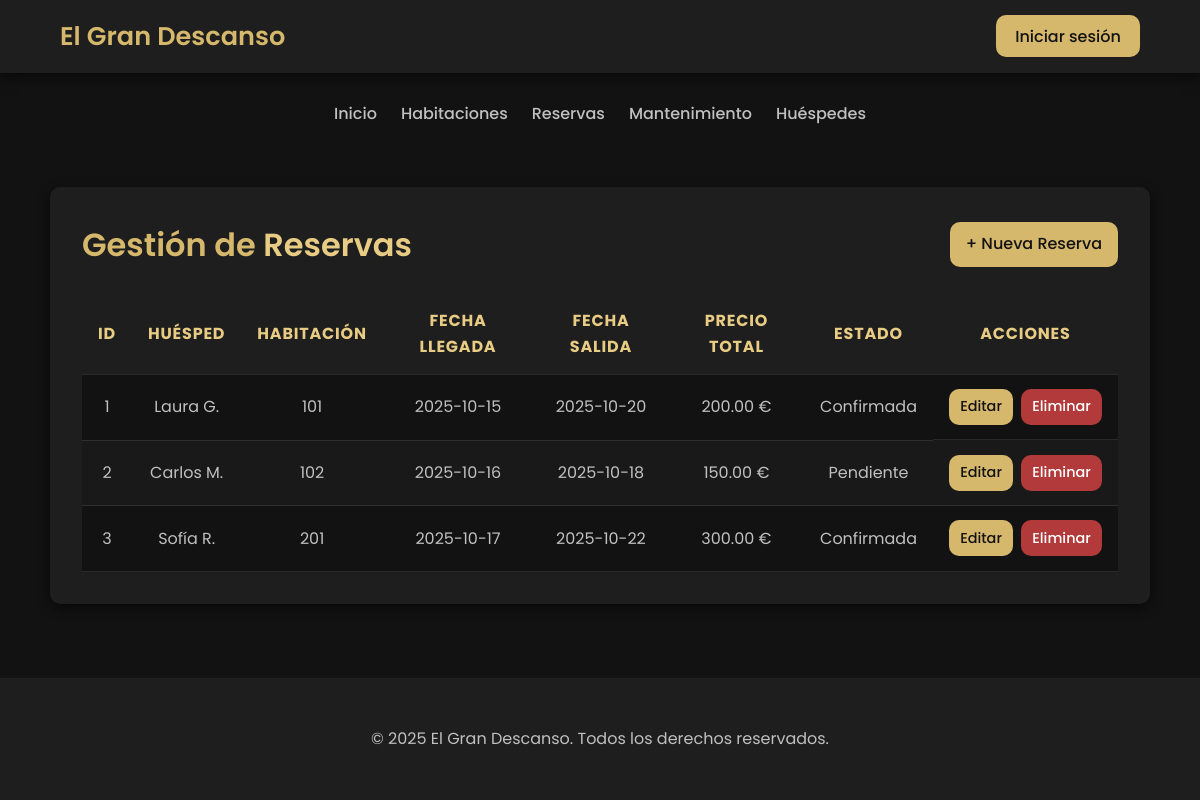
Page /modules/reservas/listar.php on the committed database.
### tables this page shows
CREATE TABLE reservas (
    id_reserva INT AUTO_INCREMENT PRIMARY KEY,
    id_huesped INT NOT NULL,
    id_habitacion INT NOT NULL,
    fecha_reserva DATE NOT NULL DEFAULT (CURRENT_DATE),
    fecha_llegada DATE NOT NULL,
    fecha_salida DATE NOT NULL,
    precio_total DECIMAL(10,2) NOT NULL,
    estado ENUM('Pendiente', 'Confirmada', 'Cancelada') DEFAULT 'Pendiente',
    FOREIGN KEY (id_huesped) REFERENCES huespedes(id_huesped)
        ON UPDATE CASCADE
        ON DELETE CASCADE,
    FOREIGN KEY (id_habitacion) REFERENCES habitaciones(id_habitacion)
        ON UPDATE CASCADE
        ON DELETE CASCADE
);

CREATE TABLE huespedes (
    id_huesped INT AUTO_INCREMENT PRIMARY KEY,
    nombre VARCHAR(100) NOT NULL,
    email VARCHAR(100) NOT NULL UNIQUE,
    documento_identidad VARCHAR(20) NOT NULL UNIQUE
);

CREATE TABLE habitaciones (
    id_habitacion INT AUTO_INCREMENT PRIMARY KEY,
    numero VARCHAR(10) NOT NULL UNIQUE,
    tipo ENUM('Sencilla', 'Doble', 'Suite') NOT NULL,
    precio_base DECIMAL(10,2) NOT NULL,
    id_estado_limpieza INT,
    FOREIGN KEY (id_estado_limpieza) REFERENCES estados_limpieza(id_estado)
        ON UPDATE CASCADE
        ON DELETE SET NULL
);

### modules/reservas/listar.php (the view)
<?php
require_once '../../config/db.php';
include '../../includes/header.php';
include '../../includes/navbar.php';
$stmt = $conn->query("
    SELECT r.id_reserva, h.numero AS habitacion, hu.nombre AS cliente,
           r.fecha_llegada, r.fecha_salida, r.estado, r.precio_total
    FROM reservas r
    INNER JOIN habitaciones h ON r.id_habitacion = h.id_habitacion
    INNER JOIN huespedes hu ON r.id_huesped = hu.id_huesped
    ORDER BY r.id_reserva ASC
");
$reservas = $stmt->fetchAll(PDO::FETCH_ASSOC);
?>
<div class="habitaciones-container">
    <div class="habitaciones-header">
        <h1>Gestión de <span class="resaltado">Reservas</span></h1>
        <a href="agregar.php" class="btn">+ Nueva Reserva</a>
    </div>
    <?php if (!empty($reservas)): ?>
        <table class="habitaciones-tabla">
            <thead>
                <tr>
                    <th>ID</th>
                    <th>Huésped</th>
                    <th>Habitación</th>
                    <th>Fecha Llegada</th>
                    <th>Fecha Salida</th>
                    <th>Precio Total</th>
                    <th>Estado</th>
                    <th>Acciones</th>
                </tr>
            </thead>
            <tbody>
                <?php foreach ($reservas as $reserva): ?>
                    <tr>
                        <td><?= htmlspecialchars($reserva['id_reserva']) ?></td>
                        <td><?= htmlspecialchars($reserva['cliente']) ?></td>
                        <td><?= htmlspecialchars($reserva['habitacion']) ?></td>
                        <td><?= htmlspecialchars($reserva['fecha_llegada']) ?></td>
                        <td><?= htmlspecialchars($reserva['fecha_salida']) ?></td>
                        <td><?= number_format($reserva['precio_total'], 2) ?> €</td>
                        <td><?= htmlspecialchars($reserva['estado']) ?></td>
                        <td class="habitaciones-acciones">
                            <a href="editar.php?id=<?= $reserva['id_reserva'] ?>" class="editar btn">Editar</a>
                            <a href="eliminar.php?id=<?= $reserva['id_reserva'] ?>" class="eliminar btn" onclick="return confirm('¿Seguro que deseas eliminar esta reserva?');">Eliminar</a>
                        </td>
                    </tr>
                <?php endforeach; ?>
            </tbody>
        </table>
    <?php else: ?>
        <p style="text-align:center; color:var(--color-texto-sec)">No hay reservas registradas.</p>
    <?php endif; ?>
</div>
<?php include '../../includes/footer.php'; ?>

### assets/css/style.css (style rules this page uses)
:root { --color-fondo: #121212; --color-fondo-sec: #1E1E1E; --color-texto: #F0F0F0; --color-texto-sec: #C0C0C0; --color-acento: #D6B86C; --color-acento-claro: #E8CC84; --sombra-suave: 0 4px 12px rgba(0, 0, 0, 0.6); --borde-radio: 10px; --transicion: all 0.3s ease; --fuente-principal: 'Poppins', Arial, sans-serif; --overlay-hero: rgba(0, 0, 0, 0.5); }
* { box-sizing: border-box; margin: 0; padding: 0; }
html, body { height: 100%; }
body { font-family: var(--fuente-principal); background: var(--color-fondo); color: var(--color-texto); line-height: 1.6; display: flex; flex-direction: column; min-height: 100vh; }
.btn { background: var(--color-acento); color: var(--color-fondo); padding: 0.6rem 1.2rem; border-radius: var(--borde-radio); text-decoration: none; font-weight: 500; transition: var(--transicion); }
.resaltado { color: var(--color-acento-claro); }
.habitaciones-container { width: 100%; max-width: 1100px; margin: 2rem auto; background: var(--color-fondo-sec); padding: 2rem; border-radius: var(--borde-radio); box-shadow: var(--sombra-suave); display: flex; flex-direction: column; }
.habitaciones-header { display: flex; justify-content: space-between; align-items: center; margin-bottom: 1.5rem; flex-wrap: wrap; gap: 1rem; }
.habitaciones-header h1 { color: var(--color-acento); font-size: 2rem; font-weight: 600; }
.habitaciones-header .btn { background: var(--color-acento); color: var(--color-fondo); padding: 0.6rem 1rem; border-radius: var(--borde-radio); text-decoration: none; transition: var(--transicion); font-weight: 500; }
.habitaciones-tabla { width: 100%; border-collapse: collapse; background: var(--color-fondo); }
.habitaciones-tabla th, .habitaciones-tabla td { padding: 0.9rem 1rem; text-align: center; border-bottom: 1px solid rgba(255,255,255,0.1); vertical-align: middle; word-wrap: break-word; }
.habitaciones-tabla th { background: var(--color-fondo-sec); color: var(--color-acento-claro); text-transform: uppercase; letter-spacing: 0.05rem; }
.habitaciones-tabla td { color: var(--color-texto-sec); }
.habitaciones-tabla tr:nth-child(even) { background: rgba(255,255,255,0.03); }
.habitaciones-acciones { display: flex; gap: 0.5rem; justify-content: center; flex-wrap: nowrap; overflow-x: auto; }
.habitaciones-acciones a { padding: 0.4rem 0.7rem; border-radius: var(--borde-radio); text-decoration: none; font-weight: 500; transition: var(--transicion); font-size: 0.9rem; white-space: nowrap; }
.habitaciones-acciones .editar { background: var(--color-acento); color: var(--color-fondo); }
.habitaciones-acciones .eliminar { background: #b23a3a; color: #fff; }

### rows in the picture
reservas: id_reserva "1", id_huesped.nombre "Laura G.", id_habitacion.numero "101", fecha_llegada "2025-10-15", fecha_salida "2025-10-20", precio_total "200.00", estado "Confirmada"
reservas: id_reserva "2", id_huesped.nombre "Carlos M.", id_habitacion.numero "102", fecha_llegada "2025-10-16", fecha_salida "2025-10-18", precio_total "150.00", estado "Pendiente"
reservas: id_reserva "3", id_huesped.nombre "Sofía R.", id_habitacion.numero "201", fecha_llegada "2025-10-17", fecha_salida "2025-10-22", precio_total "300.00", estado "Confirmada"
